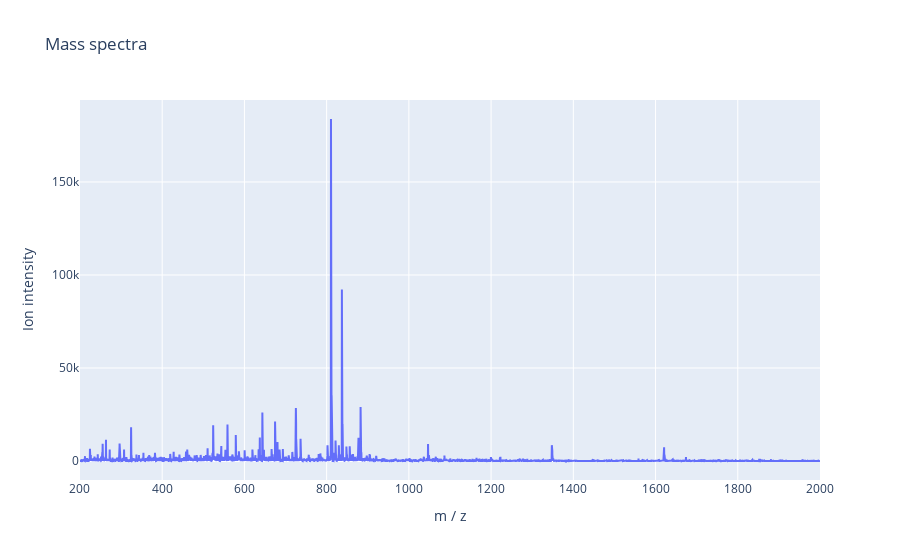

Source (notebook cell):
### Code cell
# plotting interactive MS1 spectra for spectra 1
fig = go.Figure(
    data=[go.Scatter(x=spectrum_data_1[0],y=spectrum_data_1[1])])
fig.update_layout(title_text='Mass spectra')
fig.update_xaxes(title_text='m / z')
fig.update_yaxes(title_text='Ion intensity')
fig.show()

### Figure 1 — Plotly figure (JSON) as saved in the notebook; plotly's stock layout.template omitted (floating-point values rounded to 4 significant figures; data arrays with more than 128 entries replaced by an {"elided": "..."} marker saying what was removed)
{"data": [{"type": "scatter", "x": {"elided": "19800 float values"}, "y": {"elided": "19800 float values"}}], "layout": {"title": {"text": "Mass spectra"}, "xaxis": {"title": {"text": "m / z"}}, "yaxis": {"title": {"text": "Ion intensity"}}}}
